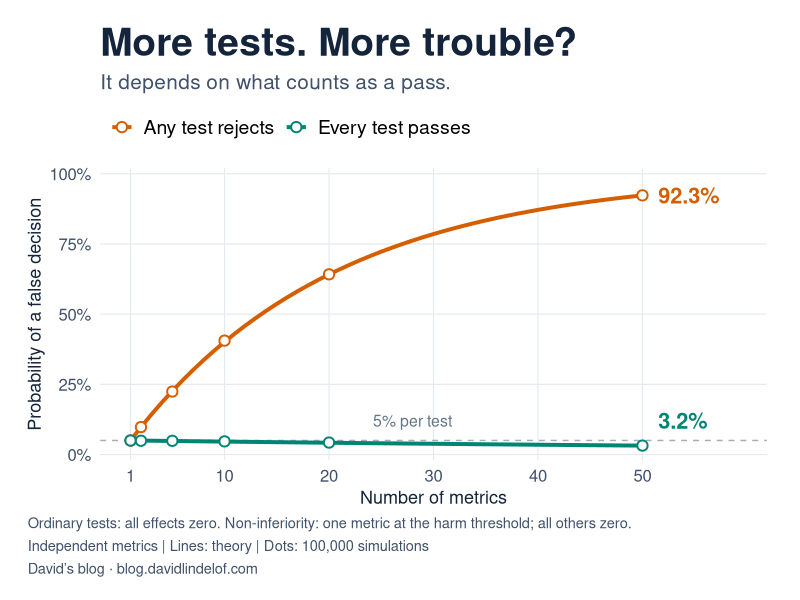

Source code (R):
# Run from the repository root: Rscript scripts/non-inferiority-preview.R
# Match the independent-metric simulation in the non-inferiority post.
library(ggplot2)

set.seed(20260911)
alpha <- 0.05
n_per_arm <- 200
se <- sqrt(2 / n_per_arm)
delta <- 0.4
critical_z <- qnorm(1 - alpha)
n_sim <- 100000
metric_counts <- c(1, 2, 5, 10, 20, 50)
power_no_regression <- pnorm(delta / se - critical_z)

rules <- c("Any test rejects", "Every test passes")
colours <- setNames(c("#D55E00", "#008574"), rules)

simulated <- do.call(rbind, lapply(metric_counts, function(N) {
  noise <- matrix(rnorm(n_sim * N, sd = se), nrow = n_sim)
  ordinary_error <- rowSums(noise / se > critical_z) > 0
  noise[, 1] <- noise[, 1] - delta
  ni_error <- rowSums((noise + delta) / se > critical_z) == N
  data.frame(
    N = N,
    probability = c(mean(ordinary_error), mean(ni_error)),
    rule = rules
  )
}))

N <- 1:50
theory <- rbind(
  data.frame(N, probability = 1 - (1 - alpha)^N, rule = rules[1]),
  data.frame(N, probability = alpha * power_no_regression^(N - 1), rule = rules[2])
)
endpoints <- subset(theory, N == 50)
endpoints$label <- sprintf("%.1f%%", 100 * endpoints$probability)
endpoints$label_y <- pmax(endpoints$probability, 0.12)

p <- ggplot(theory, aes(N, probability, colour = rule)) +
  geom_hline(yintercept = alpha, colour = "#a3adb9", linetype = "dashed") +
  geom_line(linewidth = 1.35) +
  geom_point(data = simulated, size = 2.8, shape = 21, fill = "white", stroke = 1) +
  geom_text(
    data = endpoints, aes(y = label_y, label = label),
    nudge_x = 1.5, hjust = 0, size = 5.5, fontface = "bold", show.legend = FALSE
  ) +
  annotate("text", x = 28, y = 0.12, label = "5% per test", colour = "#66758a", size = 4) +
  scale_colour_manual(values = colours, breaks = rules) +
  scale_x_continuous(breaks = c(1, 10, 20, 30, 40, 50), limits = c(1, 59)) +
  scale_y_continuous(
    breaks = c(0, 0.25, 0.5, 0.75, 1),
    labels = function(x) paste0(100 * x, "%"),
    limits = c(0, 1), expand = expansion(mult = c(0.02, 0.02))
  ) +
  labs(
    title = "More tests. More trouble?",
    subtitle = "It depends on what counts as a pass.",
    x = "Number of metrics", y = "Probability of a false decision", colour = NULL,
    caption = paste(
      "Ordinary tests: all effects zero. Non-inferiority: one metric at the harm threshold; all others zero.",
      "Independent metrics | Lines: theory | Dots: 100,000 simulations",
      "David’s blog · blog.davidlindelof.com", sep = "\n"
    )
  ) +
  theme_minimal(base_size = 14, base_family = "sans") +
  theme(
    plot.background = element_rect(fill = "white", colour = NA),
    panel.grid.minor = element_blank(),
    panel.grid.major = element_line(colour = "#e5eaf0", linewidth = 0.4),
    plot.title = element_text(size = 28, face = "bold", colour = "#14243b"),
    plot.subtitle = element_text(size = 15, colour = "#40516b", margin = margin(b = 8)),
    legend.position = "top", legend.justification = "left",
    legend.text = element_text(size = 14),
    axis.text = element_text(size = 12, colour = "#40516b"),
    axis.title = element_text(size = 13, colour = "#14243b"),
    plot.caption = element_text(size = 10.5, colour = "#40516b", hjust = 0, lineheight = 1.3),
    plot.caption.position = "plot",
    plot.margin = margin(20, 24, 16, 20)
  )

ggsave(
  "posts/2026/09/controlling-for-multiple-testing-with-non-inferiority-tests/preview.png",
  p, width = 10, height = 5.25, units = "in", dpi = 120, bg = "white"
)
